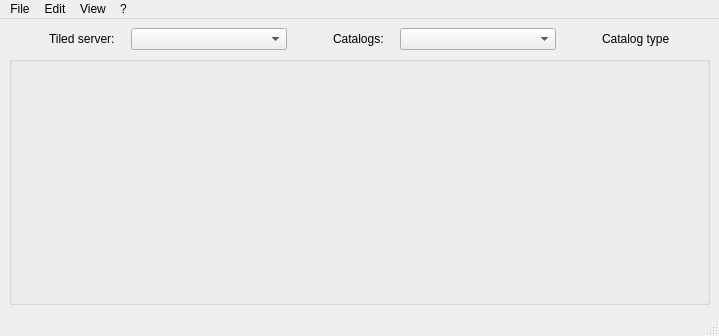
<?xml version="1.0" encoding="UTF-8"?>
<ui version="4.0">
 <class>MainWindow</class>
 <widget class="QMainWindow" name="MainWindow">
  <property name="geometry">
   <rect>
    <x>0</x>
    <y>0</y>
    <width>719</width>
    <height>336</height>
   </rect>
  </property>
  <property name="windowTitle">
   <string>MainWindow</string>
  </property>
  <widget class="QWidget" name="centralwidget">
   <layout class="QVBoxLayout" name="verticalLayout" stretch="0,1">
    <item>
     <layout class="QHBoxLayout" name="horizontalLayout" stretch="0,0,1,0,0,1,0,0,0">
      <item>
       <spacer name="horizontalSpacer_2">
        <property name="orientation">
         <enum>Qt::Horizontal</enum>
        </property>
        <property name="sizeHint" stdset="0">
         <size>
          <width>40</width>
          <height>20</height>
         </size>
        </property>
       </spacer>
      </item>
      <item>
       <widget class="QLabel" name="server_label">
        <property name="toolTip">
         <string>URL of the selected tiled server.</string>
        </property>
        <property name="text">
         <string>Tiled server:   </string>
        </property>
       </widget>
      </item>
      <item>
       <widget class="QComboBox" name="server_uri">
        <property name="toolTip">
         <string>Select tiled server URI</string>
        </property>
       </widget>
      </item>
      <item>
       <spacer name="horizontalSpacer_3">
        <property name="orientation">
         <enum>Qt::Horizontal</enum>
        </property>
        <property name="sizeHint" stdset="0">
         <size>
          <width>40</width>
          <height>20</height>
         </size>
        </property>
       </spacer>
      </item>
      <item>
       <widget class="QLabel" name="catalogs_label">
        <property name="text">
         <string>Catalogs:   </string>
        </property>
       </widget>
      </item>
      <item>
       <widget class="QComboBox" name="catalogs">
        <property name="toolTip">
         <string>Choose a catalog from this tiled server.</string>
        </property>
       </widget>
      </item>
      <item>
       <spacer name="horizontalSpacer_4">
        <property name="orientation">
         <enum>Qt::Horizontal</enum>
        </property>
        <property name="sizeHint" stdset="0">
         <size>
          <width>40</width>
          <height>20</height>
         </size>
        </property>
       </spacer>
      </item>
      <item>
       <widget class="QLabel" name="spec_name">
        <property name="toolTip">
         <string>Selected catalog's type.</string>
        </property>
        <property name="text">
         <string>Catalog type</string>
        </property>
       </widget>
      </item>
      <item>
       <spacer name="horizontalSpacer">
        <property name="orientation">
         <enum>Qt::Horizontal</enum>
        </property>
        <property name="sizeHint" stdset="0">
         <size>
          <width>40</width>
          <height>20</height>
         </size>
        </property>
       </spacer>
      </item>
     </layout>
    </item>
    <item>
     <widget class="QGroupBox" name="groupbox">
      <property name="title">
       <string/>
      </property>
      <layout class="QHBoxLayout" name="horizontalLayout_2">
       <item>
        <widget class="QWidget" name="widget" native="true">
         <property name="toolTip">
          <string extracomment="Select"/>
         </property>
        </widget>
       </item>
      </layout>
     </widget>
    </item>
   </layout>
  </widget>
  <widget class="QMenuBar" name="menubar">
   <property name="geometry">
    <rect>
     <x>0</x>
     <y>0</y>
     <width>719</width>
     <height>24</height>
    </rect>
   </property>
   <widget class="QMenu" name="menuFile">
    <property name="title">
     <string>File</string>
    </property>
    <addaction name="actionOpen"/>
    <addaction name="actionSave_As"/>
    <addaction name="separator"/>
    <addaction name="actionPreferences"/>
    <addaction name="separator"/>
    <addaction name="actionExit"/>
   </widget>
   <widget class="QMenu" name="menuEdit">
    <property name="title">
     <string>Edit</string>
    </property>
   </widget>
   <widget class="QMenu" name="menu">
    <property name="title">
     <string>?</string>
    </property>
    <addaction name="actionAbout"/>
   </widget>
   <widget class="QMenu" name="menuView">
    <property name="title">
     <string>View</string>
    </property>
    <addaction name="actionSortNewestFirst"/>
   </widget>
   <addaction name="menuFile"/>
   <addaction name="menuEdit"/>
   <addaction name="menuView"/>
   <addaction name="menu"/>
  </widget>
  <widget class="QStatusBar" name="statusbar"/>
  <action name="actionEdit">
   <property name="text">
    <string>Edit</string>
   </property>
  </action>
  <action name="actionAbout">
   <property name="text">
    <string>About ...</string>
   </property>
  </action>
  <action name="actionExit">
   <property name="text">
    <string>E&amp;xit</string>
   </property>
   <property name="shortcut">
    <string>Ctrl+X</string>
   </property>
  </action>
  <action name="actionOpen">
   <property name="text">
    <string>&amp;Open ...</string>
   </property>
   <property name="shortcut">
    <string>Ctrl+O</string>
   </property>
  </action>
  <action name="actionPreferences">
   <property name="text">
    <string>Preferences ...</string>
   </property>
  </action>
  <action name="actionSave_As">
   <property name="text">
    <string>Save As ...</string>
   </property>
  </action>
  <action name="actionSortNewestFirst">
   <property name="checkable">
    <bool>true</bool>
   </property>
   <property name="checked">
    <bool>true</bool>
   </property>
   <property name="text">
    <string>Show newest runs first</string>
   </property>
   <property name="shortcut">
    <string>Ctrl+T</string>
   </property>
  </action>
 </widget>
 <resources/>
 <connections/>
</ui>
